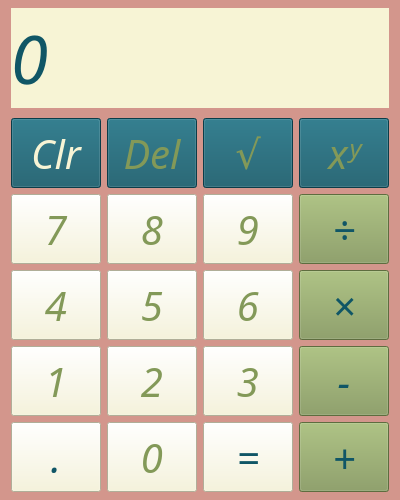
<?xml version="1.0" encoding="UTF-8"?>
<ui version="4.0">
 <class>MainWindow</class>
 <widget class="QMainWindow" name="MainWindow">
  <property name="geometry">
   <rect>
    <x>0</x>
    <y>0</y>
    <width>400</width>
    <height>500</height>
   </rect>
  </property>
  <property name="windowTitle">
   <string>Калькулятор</string>
  </property>
  <property name="styleSheet">
   <string notr="true">background-color: rgb(211, 150, 140);</string>
  </property>
  <widget class="QWidget" name="centralwidget">
   <widget class="QLabel" name="resul">
    <property name="geometry">
     <rect>
      <x>11</x>
      <y>8</y>
      <width>378</width>
      <height>100</height>
     </rect>
    </property>
    <property name="font">
     <font>
      <family>Brush Script MT</family>
      <pointsize>50</pointsize>
      <italic>true</italic>
      <bold>false</bold>
     </font>
    </property>
    <property name="styleSheet">
     <string notr="true">background-color: rgb(247, 244, 213);
color: rgb(16, 86, 102);</string>
    </property>
    <property name="text">
     <string>0</string>
    </property>
    <property name="margin">
     <number>15</number>
    </property>
   </widget>
   <widget class="QPushButton" name="btn_punct">
    <property name="geometry">
     <rect>
      <x>11</x>
      <y>422</y>
      <width>90</width>
      <height>70</height>
     </rect>
    </property>
    <property name="font">
     <font>
      <family>Brush Script MT</family>
      <pointsize>30</pointsize>
      <italic>true</italic>
      <bold>false</bold>
     </font>
    </property>
    <property name="styleSheet">
     <string notr="true">background-color: rgb(247, 244, 213);
color: rgb(16, 86, 102);</string>
    </property>
    <property name="text">
     <string>.</string>
    </property>
   </widget>
   <widget class="QPushButton" name="btn_0">
    <property name="geometry">
     <rect>
      <x>107</x>
      <y>422</y>
      <width>90</width>
      <height>70</height>
     </rect>
    </property>
    <property name="font">
     <font>
      <family>Brush Script MT</family>
      <pointsize>30</pointsize>
      <italic>true</italic>
      <bold>false</bold>
     </font>
    </property>
    <property name="styleSheet">
     <string notr="true">background-color: rgb(247, 244, 213);
color: rgb(131, 153, 88);</string>
    </property>
    <property name="text">
     <string>0</string>
    </property>
   </widget>
   <widget class="QPushButton" name="btn_eqv">
    <property name="geometry">
     <rect>
      <x>203</x>
      <y>422</y>
      <width>90</width>
      <height>70</height>
     </rect>
    </property>
    <property name="font">
     <font>
      <family>Brush Script MT</family>
      <pointsize>30</pointsize>
      <italic>true</italic>
      <bold>false</bold>
     </font>
    </property>
    <property name="styleSheet">
     <string notr="true">background-color: rgb(247, 244, 213);
color: rgb(16, 86, 102);</string>
    </property>
    <property name="text">
     <string>=</string>
    </property>
   </widget>
   <widget class="QPushButton" name="btn_plus">
    <property name="geometry">
     <rect>
      <x>299</x>
      <y>422</y>
      <width>90</width>
      <height>70</height>
     </rect>
    </property>
    <property name="font">
     <font>
      <family>Brush Script MT</family>
      <pointsize>30</pointsize>
      <italic>true</italic>
      <bold>false</bold>
     </font>
    </property>
    <property name="styleSheet">
     <string notr="true">background-color: rgb(131, 153, 88);
color: rgb(16, 86, 102);</string>
    </property>
    <property name="text">
     <string>+</string>
    </property>
   </widget>
   <widget class="QPushButton" name="btn_minus">
    <property name="geometry">
     <rect>
      <x>299</x>
      <y>346</y>
      <width>90</width>
      <height>70</height>
     </rect>
    </property>
    <property name="font">
     <font>
      <family>Brush Script MT</family>
      <pointsize>30</pointsize>
      <italic>true</italic>
      <bold>false</bold>
     </font>
    </property>
    <property name="styleSheet">
     <string notr="true">background-color: rgb(131, 153, 88);
color: rgb(16, 86, 102);</string>
    </property>
    <property name="text">
     <string>-</string>
    </property>
   </widget>
   <widget class="QPushButton" name="btn_4">
    <property name="geometry">
     <rect>
      <x>11</x>
      <y>270</y>
      <width>90</width>
      <height>70</height>
     </rect>
    </property>
    <property name="font">
     <font>
      <family>Brush Script MT</family>
      <pointsize>30</pointsize>
      <italic>true</italic>
      <bold>false</bold>
     </font>
    </property>
    <property name="styleSheet">
     <string notr="true">background-color: rgb(247, 244, 213);
color: rgb(131, 153, 88);</string>
    </property>
    <property name="text">
     <string>4</string>
    </property>
   </widget>
   <widget class="QPushButton" name="btn_3">
    <property name="geometry">
     <rect>
      <x>203</x>
      <y>346</y>
      <width>90</width>
      <height>70</height>
     </rect>
    </property>
    <property name="font">
     <font>
      <family>Brush Script MT</family>
      <pointsize>30</pointsize>
      <italic>true</italic>
      <bold>false</bold>
     </font>
    </property>
    <property name="styleSheet">
     <string notr="true">background-color: rgb(247, 244, 213);
color: rgb(131, 153, 88);</string>
    </property>
    <property name="text">
     <string>3</string>
    </property>
   </widget>
   <widget class="QPushButton" name="btn_2">
    <property name="geometry">
     <rect>
      <x>107</x>
      <y>346</y>
      <width>90</width>
      <height>70</height>
     </rect>
    </property>
    <property name="font">
     <font>
      <family>Brush Script MT</family>
      <pointsize>30</pointsize>
      <italic>true</italic>
      <bold>false</bold>
     </font>
    </property>
    <property name="styleSheet">
     <string notr="true">background-color: rgb(247, 244, 213);
color: rgb(131, 153, 88);</string>
    </property>
    <property name="text">
     <string>2</string>
    </property>
   </widget>
   <widget class="QPushButton" name="btn_1">
    <property name="geometry">
     <rect>
      <x>11</x>
      <y>346</y>
      <width>90</width>
      <height>70</height>
     </rect>
    </property>
    <property name="font">
     <font>
      <family>Brush Script MT</family>
      <pointsize>30</pointsize>
      <italic>true</italic>
      <bold>false</bold>
     </font>
    </property>
    <property name="styleSheet">
     <string notr="true">background-color: rgb(247, 244, 213);
color: rgb(131, 153, 88);</string>
    </property>
    <property name="text">
     <string>1</string>
    </property>
   </widget>
   <widget class="QPushButton" name="btn_mul">
    <property name="geometry">
     <rect>
      <x>299</x>
      <y>270</y>
      <width>90</width>
      <height>70</height>
     </rect>
    </property>
    <property name="font">
     <font>
      <family>Brush Script MT</family>
      <pointsize>30</pointsize>
      <italic>true</italic>
      <bold>false</bold>
     </font>
    </property>
    <property name="styleSheet">
     <string notr="true">background-color: rgb(131, 153, 88);
color: rgb(16, 86, 102);</string>
    </property>
    <property name="text">
     <string>×</string>
    </property>
   </widget>
   <widget class="QPushButton" name="btn_6">
    <property name="geometry">
     <rect>
      <x>203</x>
      <y>270</y>
      <width>90</width>
      <height>70</height>
     </rect>
    </property>
    <property name="font">
     <font>
      <family>Brush Script MT</family>
      <pointsize>30</pointsize>
      <italic>true</italic>
      <bold>false</bold>
     </font>
    </property>
    <property name="styleSheet">
     <string notr="true">background-color: rgb(247, 244, 213);
color: rgb(131, 153, 88);</string>
    </property>
    <property name="text">
     <string>6</string>
    </property>
   </widget>
   <widget class="QPushButton" name="btn_5">
    <property name="geometry">
     <rect>
      <x>107</x>
      <y>270</y>
      <width>90</width>
      <height>70</height>
     </rect>
    </property>
    <property name="font">
     <font>
      <family>Brush Script MT</family>
      <pointsize>30</pointsize>
      <italic>true</italic>
      <bold>false</bold>
     </font>
    </property>
    <property name="styleSheet">
     <string notr="true">background-color: rgb(247, 244, 213);
color: rgb(131, 153, 88);</string>
    </property>
    <property name="text">
     <string>5</string>
    </property>
   </widget>
   <widget class="QPushButton" name="btn_8">
    <property name="geometry">
     <rect>
      <x>107</x>
      <y>194</y>
      <width>90</width>
      <height>70</height>
     </rect>
    </property>
    <property name="font">
     <font>
      <family>Brush Script MT</family>
      <pointsize>30</pointsize>
      <italic>true</italic>
      <bold>false</bold>
     </font>
    </property>
    <property name="styleSheet">
     <string notr="true">background-color: rgb(247, 244, 213);
color: rgb(131, 153, 88);</string>
    </property>
    <property name="text">
     <string>8</string>
    </property>
   </widget>
   <widget class="QPushButton" name="btn_9">
    <property name="geometry">
     <rect>
      <x>203</x>
      <y>194</y>
      <width>90</width>
      <height>70</height>
     </rect>
    </property>
    <property name="font">
     <font>
      <family>Brush Script MT</family>
      <pointsize>30</pointsize>
      <italic>true</italic>
      <bold>false</bold>
     </font>
    </property>
    <property name="styleSheet">
     <string notr="true">background-color: rgb(247, 244, 213);
color: rgb(131, 153, 88);</string>
    </property>
    <property name="text">
     <string>9</string>
    </property>
   </widget>
   <widget class="QPushButton" name="btn_div">
    <property name="geometry">
     <rect>
      <x>299</x>
      <y>194</y>
      <width>90</width>
      <height>70</height>
     </rect>
    </property>
    <property name="font">
     <font>
      <family>Brush Script MT</family>
      <pointsize>30</pointsize>
      <italic>true</italic>
      <bold>false</bold>
     </font>
    </property>
    <property name="styleSheet">
     <string notr="true">background-color: rgb(131, 153, 88);
color: rgb(16, 86, 102);</string>
    </property>
    <property name="text">
     <string>÷</string>
    </property>
   </widget>
   <widget class="QPushButton" name="btn_7">
    <property name="geometry">
     <rect>
      <x>11</x>
      <y>194</y>
      <width>90</width>
      <height>70</height>
     </rect>
    </property>
    <property name="font">
     <font>
      <family>Brush Script MT</family>
      <pointsize>30</pointsize>
      <italic>true</italic>
      <bold>false</bold>
     </font>
    </property>
    <property name="styleSheet">
     <string notr="true">background-color: rgb(247, 244, 213);
color: rgb(131, 153, 88);</string>
    </property>
    <property name="text">
     <string>7</string>
    </property>
   </widget>
   <widget class="QPushButton" name="btn_sqrt">
    <property name="geometry">
     <rect>
      <x>203</x>
      <y>118</y>
      <width>90</width>
      <height>70</height>
     </rect>
    </property>
    <property name="font">
     <font>
      <family>Brush Script MT</family>
      <pointsize>30</pointsize>
      <italic>true</italic>
      <bold>false</bold>
     </font>
    </property>
    <property name="styleSheet">
     <string notr="true">background-color: rgb(16, 86, 102);
color: rgb(131, 153, 88);</string>
    </property>
    <property name="text">
     <string>√</string>
    </property>
   </widget>
   <widget class="QPushButton" name="btn_del">
    <property name="geometry">
     <rect>
      <x>107</x>
      <y>118</y>
      <width>90</width>
      <height>70</height>
     </rect>
    </property>
    <property name="font">
     <font>
      <family>Brush Script MT</family>
      <pointsize>30</pointsize>
      <italic>true</italic>
      <bold>false</bold>
     </font>
    </property>
    <property name="styleSheet">
     <string notr="true">background-color: rgb(16, 86, 102);
color: rgb(131, 153, 88);</string>
    </property>
    <property name="text">
     <string>Del</string>
    </property>
   </widget>
   <widget class="QPushButton" name="btn_clr">
    <property name="geometry">
     <rect>
      <x>11</x>
      <y>118</y>
      <width>90</width>
      <height>70</height>
     </rect>
    </property>
    <property name="font">
     <font>
      <family>Brush Script MT</family>
      <pointsize>30</pointsize>
      <italic>true</italic>
      <bold>false</bold>
     </font>
    </property>
    <property name="styleSheet">
     <string notr="true">background-color: rgb(16, 86, 102);
color: rgb(247, 244, 213);</string>
    </property>
    <property name="text">
     <string>Clr</string>
    </property>
   </widget>
   <widget class="QPushButton" name="btn_power">
    <property name="geometry">
     <rect>
      <x>299</x>
      <y>118</y>
      <width>90</width>
      <height>70</height>
     </rect>
    </property>
    <property name="font">
     <font>
      <family>Brush Script MT</family>
      <pointsize>30</pointsize>
      <italic>true</italic>
      <bold>false</bold>
     </font>
    </property>
    <property name="styleSheet">
     <string notr="true">background-color: rgb(16, 86, 102);
color: rgb(131, 153, 88);</string>
    </property>
    <property name="text">
     <string>xʸ</string>
    </property>
   </widget>
  </widget>
 </widget>
 <resources/>
 <connections/>
</ui>
